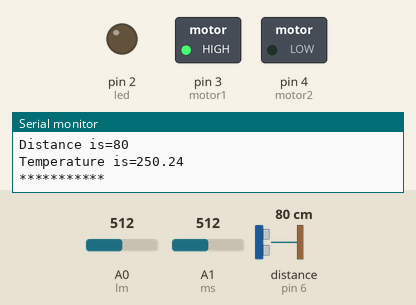
The sketch below on a simulated Arduino Uno, built with avr-gcc and run on an emulated ATmega328P. Parts: switched loads named in the sketch (green lamp = pin HIGH), output pins drawn as LEDs (lit = HIGH), the last lines printed to the serial monitor. Wiring (inferred from the names in the program): ultrasonic range finder: trigger pin 7; echo pin 6. The inputs (shaded band) are chosen by the test bench; at power-on: distance to the obstacle (sensor on pin 6) 80 cm, A1 (ms) = 512, A0 (lm) = 512. The echo pulse lasts 58.3 µs per cm; pins used as bus, display or sensor lines are not drawn.

Above: at 6.0 s.
6.1 s: distance to the obstacle (sensor on pin 6) set to 2 cm
At 16.4 s:
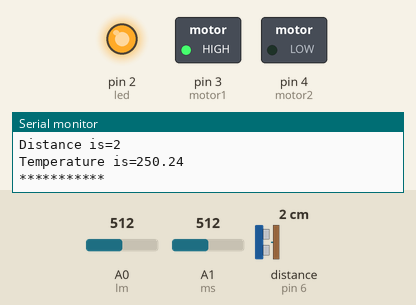
17.3 s: A1 (ms) set to 900
At 23.6 s:
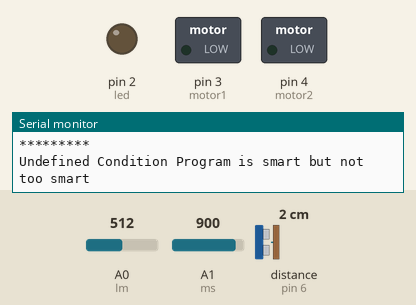
24.3 s: A1 (ms) set to 716
At 25.0 s:
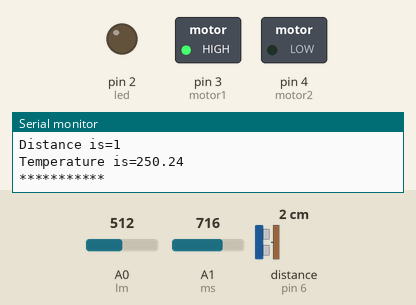
32.1 s: A0 (lm) set to 75
43.3 s: A0 (lm) set to 64
At 60.6 s:
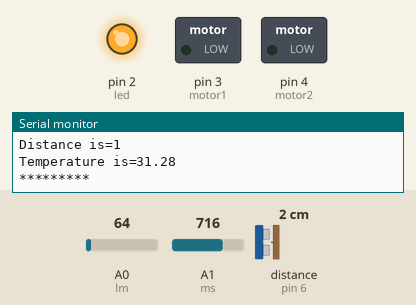
61.7 s: A0 (lm) set to 122
At 67.1 s:
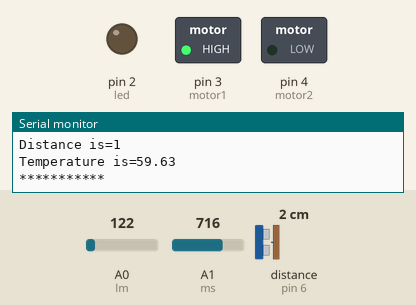
Timing chart, 0 to 73.8 s (numbered marks = the images above; inputs shaded):
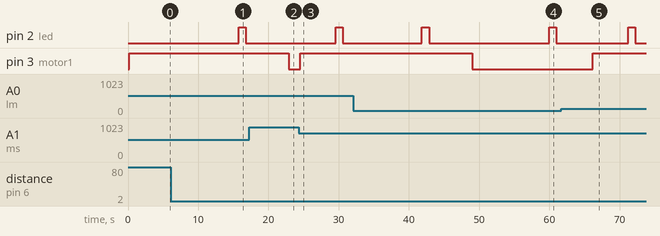

Measured:
- the behaviour switches between 72 and 71 on A0 (lm) (found by bisection; images 3 and 4)
- after the input at 6.1 s, pin 2 (led): LOW → HIGH after 9.7 s, → LOW 1.0 s later
- after the input at 17.3 s, pin 3 (motor1): HIGH → LOW after 5.6 s
- after the input at 24.3 s, pin 2 (led): LOW → HIGH after 5.3 s, → LOW 1.0 s later; pin 3 (motor1): LOW → HIGH after 0.22 s
- after the input at 43.3 s, pin 3 (motor1): HIGH → LOW after 5.7 s
- after the input at 61.7 s, pin 2 (led): LOW → HIGH after 9.6 s, → LOW 1.0 s later; pin 3 (motor1): LOW → HIGH after 4.5 s

The sketch:

project.ino
```cpp
int lm=A0;
int led=2;
int motor1=3;
int motor2=4;
int pump=5;
int echo=6;
int trig=7;
long distance;
long samay;
int ms=A1;

void setup()
{
  pinMode(led,OUTPUT);
  pinMode(lm,INPUT);
  pinMode(ms,INPUT);
  pinMode(motor1,OUTPUT);
  pinMode(motor2,OUTPUT);
  pinMode(echo,INPUT);
  pinMode(trig,OUTPUT);
  Serial.begin(9600);
}

void loop()
{
  digitalWrite(trig,LOW);
  delayMicroseconds(2);
  digitalWrite(trig,HIGH);
  delayMicroseconds(10);
  digitalWrite(trig,LOW);
  delayMicroseconds(2);
  samay=pulseIn(echo,HIGH);
  distance=samay/29/2;

  int w=analogRead(ms);
  //Serial.println(w);
  delay(100);

  int x= analogRead(lm);
  float y=(x/1023.0)*5000;
  float temp=y/10;

//Condition 1

  if(temp<35&& w>900&& distance<15)
  {
    Serial.println("*********");
    Serial.println("***Watering the plant***");
    Serial.print("Moisture is=");
    Serial.println(w);
    Serial.println("Normal Temperature");
    Serial.print("Distance is=");
    Serial.println(distance);
    Serial.print("Temperature is=");
    Serial.println(temp);
    Serial.println("*********");

    digitalWrite(motor1,LOW);
    digitalWrite(motor2,LOW);
    digitalWrite(pump,HIGH);
    delay(10000);
    digitalWrite(pump,LOW);
    delay(50);
    digitalWrite(led,HIGH);
    delay(1000);
    digitalWrite(led,LOW);
    delay(1000);
    Serial.begin(9600);  //Baud rate of the GSM/GPRS Module
    Serial.print("\r");
    delay(1000);
    Serial.print("AT+CMGF=1\r");
    delay(1000);
    Serial.print("AT+CMGS=\"+918441016814\"\r");    //Number to which you want to send the sms
    delay(1000);
    Serial.print("Alert");   //The teisionxt of the message to be sent
    delay(1000);
    Serial.write(0x1A);
    delay(1000);
   }

//Condition 2

   else if(temp<35&& w>900&& distance>15)
  {
    Serial.println("*********");
    Serial.println("***Watering the plant***");
    Serial.print("Moisture is=");
    Serial.println(w);
    Serial.println("Normal Temperature");
    Serial.print("Distance is=");
    Serial.println(distance);
    Serial.print("Temperature is=");
    Serial.println(temp);
    Serial.println("*********");
    digitalWrite(motor1,LOW);
    digitalWrite(motor2,LOW);
    digitalWrite(pump,HIGH);
    delay(10000);
    digitalWrite(pump,LOW);
    delay(50);
   }

//Condition 3

   else if(temp<35&& w<900&& distance<15)
  {
    Serial.println("*********");
    Serial.println("***Pump is off***");
    Serial.print("Moisture is=");
    Serial.println(w);
    Serial.println("Normal Temperature");
    Serial.print("Distance is=");
    Serial.println(distance);
    Serial.print("Temperature is=");
    Serial.println(temp);
    Serial.println("*********");


    digitalWrite(motor1,LOW);
    digitalWrite(motor2,LOW);
    digitalWrite(pump,LOW);
    delay(10000);
    Serial.begin(9600);  //Baud rate of the GSM/GPRS Module
    Serial.print("\r");
    delay(1000);
    digitalWrite(led,HIGH);
    delay(1000);
    digitalWrite(led,LOW);
    delay(1000);
    Serial.print("AT+CMGF=1\r");
    delay(1000);
    Serial.print("AT+CMGS=\"+918441016814\"\r");    //Number to which you want to send the sms
    delay(1000);
    Serial.print("Alert");   //The teisionxt of the message to be sent
    delay(1000);
    Serial.write(0x1A);
    delay(1000);

   }

//Condition 4

   else if(temp<35&& w<900&& distance>15)
  {
    Serial.println("*********");
    Serial.println("***Pump is off***");
    Serial.print("Moisture is=");
    Serial.println(w);
    Serial.println("Normal Temperature");
    Serial.print("Distance is=");
    Serial.println(distance);
    Serial.print("Temperature is=");
    Serial.println(temp);
    Serial.println("*********");
    digitalWrite(motor1,LOW);
    digitalWrite(motor2,LOW);
    digitalWrite(pump,LOW);

   }

//Condition 5

  else if(temp>35&& w>900&& distance<15)
  {
    Serial.println("*********");
    Serial.println("watering the plant");
    Serial.print("Moisture is=");
    Serial.println(w);
    Serial.println("too hot= Shed is on");
    Serial.print("Distance is=");
    Serial.println(distance);
    Serial.print("Temperature is=");
    Serial.println(temp);
    Serial.println("***********");
    digitalWrite(motor1,HIGH);
    delay(5000);
    digitalWrite(motor2,LOW);
    delay(100);
    digitalWrite(pump,HIGH);
    delay(10000);
    digitalWrite(pump,LOW);
    delay(50);
    digitalWrite(led,HIGH);
    delay(1000);
    digitalWrite(led,LOW);
    delay(1000);
    Serial.begin(9600);  //Baud rate of the GSM/GPRS Module
    Serial.print("\r");
    delay(1000);
    Serial.print("AT+CMGF=1\r");
    delay(1000);
    Serial.print("AT+CMGS=\"+918441016814\"\r");    //Number to which you want to send the sms
    delay(1000);
    Serial.print("Alert");   //The teisionxt of the message to be sent
    delay(1000);
    Serial.write(0x1A);
    delay(1000);

  }

//COndition 6

  else if(temp>35&& w>900&& distance>15)
  {
    Serial.println("*********");
    Serial.println("watering the plant");
    Serial.print("Moisture is=");
    Serial.println(w);
    Serial.println("too hot= Shed is on");
    Serial.print("Distance is=");
    Serial.println(distance);
    Serial.print("Temperature is=");
    Serial.println(temp);
    Serial.println("***********");
    digitalWrite(motor1,HIGH);
    delay(5000);
    digitalWrite(motor2,LOW);
    delay(100);
    digitalWrite(pump,HIGH);
    delay(10000);
    digitalWrite(pump,LOW);
    delay(50);

  }

//Condition 7

  else if(temp>35&& w<900&& distance<15)
  {
    Serial.println("*********");
    Serial.println("Pump is off");
    Serial.print("Moisture is=");
    Serial.println(w);
    Serial.println("too hot= Shed is on");
    Serial.print("Distance is=");
    Serial.println(distance);
    Serial.print("Temperature is=");
    Serial.println(temp);
    Serial.println("***********");
    digitalWrite(motor1,HIGH);
    delay(5000);
    digitalWrite(motor2,LOW);
    delay(100);
    digitalWrite(pump,LOW);
    digitalWrite(led,HIGH);
    delay(1000);
    digitalWrite(led,LOW);
    delay(1000);
    Serial.begin(9600);  //Baud rate of the GSM/GPRS Module
    Serial.print("\r");
    delay(1000);
    Serial.print("AT+CMGF=1\r");
    delay(1000);
    Serial.print("AT+CMGS=\"+918441016814\"\r");    //Number to which you want to send the sms
    delay(1000);
    Serial.print("Alert");   //The teisionxt of the message to be sent
    delay(1000);
    Serial.write(0x1A);
    delay(1000);

  }

//COndition 8

  else if(temp>35&& w<900&& distance>15)
  {
    Serial.println("*********");
    Serial.println("Pump is off");
    Serial.print("Moisture is=");
    Serial.println(w);
    Serial.println("too hot= Shed is on");
    Serial.print("Distance is=");
    Serial.println(distance);
    Serial.print("Temperature is=");
    Serial.println(temp);
    Serial.println("***********");
    digitalWrite(motor1,HIGH);
    delay(5000);
    digitalWrite(motor2,LOW);
    delay(100);
    digitalWrite(pump,LOW);


  }

//Condition 9

  else
  {
    Serial.println("*********");
    digitalWrite(led,LOW);
    digitalWrite(motor1,LOW);
    digitalWrite(motor2,LOW);
    digitalWrite(pump,LOW);
    Serial.println("Undefined Condition Program is smart but not too smart");
    Serial.println("*********");
  }
}
```
